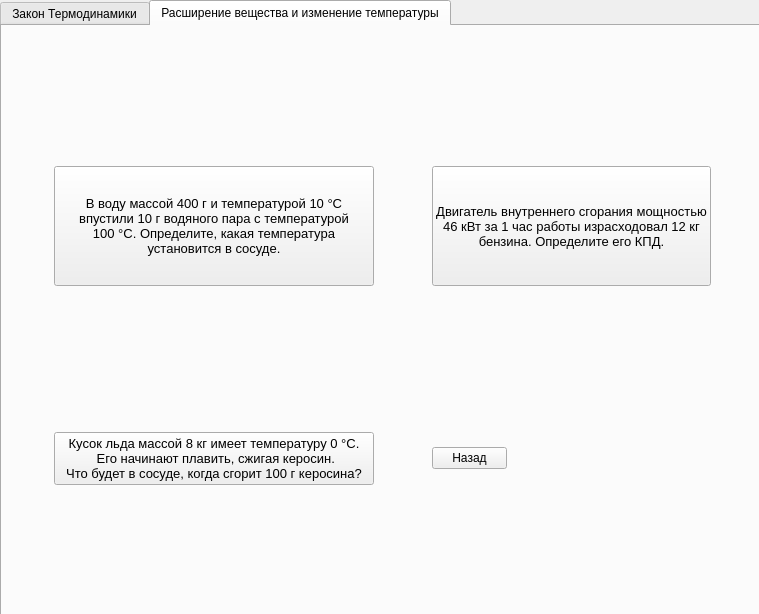
<?xml version="1.0" encoding="UTF-8"?>
<ui version="4.0">
 <class>MainWindow_P_T_Tr</class>
 <widget class="QMainWindow" name="MainWindow_P_T_Tr">
  <property name="geometry">
   <rect>
    <x>0</x>
    <y>0</y>
    <width>759</width>
    <height>614</height>
   </rect>
  </property>
  <property name="windowTitle">
   <string>MainWindow</string>
  </property>
  <widget class="QWidget" name="centralwidget">
   <widget class="QTabWidget" name="tabWidget">
    <property name="geometry">
     <rect>
      <x>0</x>
      <y>0</y>
      <width>761</width>
      <height>621</height>
     </rect>
    </property>
    <property name="currentIndex">
     <number>1</number>
    </property>
    <widget class="QWidget" name="tab">
     <attribute name="title">
      <string>Закон Термодинамики</string>
     </attribute>
     <widget class="QWidget" name="gridLayoutWidget">
      <property name="geometry">
       <rect>
        <x>0</x>
        <y>0</y>
        <width>761</width>
        <height>601</height>
       </rect>
      </property>
      <layout class="QGridLayout" name="gridLayout">
       <item row="1" column="0">
        <widget class="QPushButton" name="pushButton">
         <property name="maximumSize">
          <size>
           <width>300</width>
           <height>120</height>
          </size>
         </property>
         <property name="font">
          <font>
           <pointsize>10</pointsize>
          </font>
         </property>
         <property name="text">
          <string>Один моль идеального одноатомного газа, 
находящегося при температуре +27 °C, 
изобарически нагревают. При этом абсолютная 
температура этого газа увеличивается в 3 
раза. Определите, чему равно количество 
теплоты, сообщённое этому газу. Ответ 
выразите в джоулях.</string>
         </property>
        </widget>
       </item>
       <item row="0" column="0">
        <widget class="QPushButton" name="pushButton_2">
         <property name="maximumSize">
          <size>
           <width>300</width>
           <height>120</height>
          </size>
         </property>
         <property name="font">
          <font>
           <pointsize>10</pointsize>
           <weight>50</weight>
           <bold>false</bold>
           <stylestrategy>PreferAntialias</stylestrategy>
          </font>
         </property>
         <property name="mouseTracking">
          <bool>false</bool>
         </property>
         <property name="contextMenuPolicy">
          <enum>Qt::ActionsContextMenu</enum>
         </property>
         <property name="text">
          <string>Идеальный газ получил количество теплоты 
300 Дж и совершил работу 100 Дж. Чему равно 
изменение внутренней энергии газа? Ответ 
дайте в джоулях.</string>
         </property>
         <property name="iconSize">
          <size>
           <width>2</width>
           <height>2</height>
          </size>
         </property>
         <property name="autoRepeatDelay">
          <number>50</number>
         </property>
         <property name="autoRepeatInterval">
          <number>25</number>
         </property>
        </widget>
       </item>
       <item row="0" column="1">
        <widget class="QPushButton" name="pushButton_3">
         <property name="maximumSize">
          <size>
           <width>300</width>
           <height>120</height>
          </size>
         </property>
         <property name="font">
          <font>
           <pointsize>10</pointsize>
          </font>
         </property>
         <property name="text">
          <string>В закрытом сосуде под поршнем находится 4 г 
насыщенного водяного пара. Двигая поршень, 
занимаемый паром объем уменьшили в 2 раза, 
поддерживая температуру сосуда и его 
содержимого постоянной и равной 100 °C. 
Какое количество теплоты было при этом 
отведено от сосуда?</string>
         </property>
        </widget>
       </item>
       <item row="1" column="1">
        <widget class="QPushButton" name="pushButton_9">
         <property name="maximumSize">
          <size>
           <width>75</width>
           <height>16777215</height>
          </size>
         </property>
         <property name="text">
          <string>Назад</string>
         </property>
        </widget>
       </item>
      </layout>
     </widget>
    </widget>
    <widget class="QWidget" name="tab_1">
     <attribute name="title">
      <string>Расширение вещества и изменение температуры</string>
     </attribute>
     <widget class="QWidget" name="gridLayoutWidget_2">
      <property name="geometry">
       <rect>
        <x>0</x>
        <y>0</y>
        <width>761</width>
        <height>601</height>
       </rect>
      </property>
      <layout class="QGridLayout" name="gridLayout_2">
       <item row="1" column="0">
        <widget class="QPushButton" name="pushButton_5">
         <property name="maximumSize">
          <size>
           <width>320</width>
           <height>120</height>
          </size>
         </property>
         <property name="font">
          <font>
           <pointsize>10</pointsize>
          </font>
         </property>
         <property name="text">
          <string>Кусок льда массой 8 кг имеет температуру 0 °С.
 Его начинают плавить, сжигая керосин. 
Что будет в сосуде, когда сгорит 100 г керосина?</string>
         </property>
        </widget>
       </item>
       <item row="0" column="0">
        <widget class="QPushButton" name="pushButton_6">
         <property name="maximumSize">
          <size>
           <width>320</width>
           <height>120</height>
          </size>
         </property>
         <property name="font">
          <font>
           <pointsize>10</pointsize>
           <weight>50</weight>
           <bold>false</bold>
           <stylestrategy>PreferAntialias</stylestrategy>
          </font>
         </property>
         <property name="mouseTracking">
          <bool>false</bool>
         </property>
         <property name="contextMenuPolicy">
          <enum>Qt::ActionsContextMenu</enum>
         </property>
         <property name="text">
          <string>В воду массой 400 г и температурой 10 °С 
впустили 10 г водяного пара с температурой 
100 °С. Определите, какая температура 
установится в сосуде.</string>
         </property>
         <property name="iconSize">
          <size>
           <width>2</width>
           <height>2</height>
          </size>
         </property>
         <property name="autoRepeatDelay">
          <number>50</number>
         </property>
         <property name="autoRepeatInterval">
          <number>25</number>
         </property>
        </widget>
       </item>
       <item row="0" column="1">
        <widget class="QPushButton" name="pushButton_8">
         <property name="maximumSize">
          <size>
           <width>320</width>
           <height>120</height>
          </size>
         </property>
         <property name="font">
          <font>
           <pointsize>10</pointsize>
          </font>
         </property>
         <property name="text">
          <string>Двигатель внутреннего сгорания мощностью 
46 кВт за 1 час работы израсходовал 12 кг 
бензина. Определите его КПД.</string>
         </property>
        </widget>
       </item>
       <item row="1" column="1">
        <widget class="QPushButton" name="pushButton_10">
         <property name="maximumSize">
          <size>
           <width>75</width>
           <height>16777215</height>
          </size>
         </property>
         <property name="text">
          <string>Назад</string>
         </property>
        </widget>
       </item>
      </layout>
     </widget>
    </widget>
   </widget>
  </widget>
 </widget>
 <resources/>
 <connections/>
</ui>
